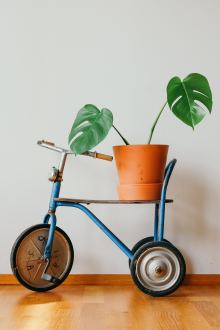
#> input picture pic/bicycle.jpg, 220 x 330 px, found by its file name
$ python '图像饱和度调整.py'
#> lines starting #> are read from the running program, lines starting #| are printed output that depends on the picture
import cv2
im=cv2.imread('bicycle.jpg')
#> im is the input picture: shape (330, 220, 3); mean B, G, R 155.8, 173.2, 184.7
cv2.imshow('init',im)
cv2.waitKey(5)
row,col,channel=im.shape
#> row = 330; col = 220; channel = 3
increment=50
increment=increment/100
for i in range(row):
    for j in range(col):
        rgbmax=max(im[i][j][0],im[i][j][1],im[i][j][2])
        rgbmin=min(im[i][j][0],im[i][j][1],im[i][j][2])
        delta=(int(rgbmax)-int(rgbmin))/255
        if delta==0:
            continue
        value=(int(rgbmax)+int(rgbmin))/255*1.0
        l=value/2
        if l<0.5:
            s=delta/value
        else:
            if 2-value==0:
                s=10
            else:
                s=delta/(2-value)
        if increment>0:
            if increment+s>=1:
                alpha=s
            else:
                alpha=1-increment
            alpha=1/alpha-1;
            im[i][j][0]=im[i][j][0]+(im[i][j][0]-l*255)*alpha
            im[i][j][1] = im[i][j][1] + (im[i][j][1] - l * 255) * alpha
            im[i][j][2] = im[i][j][2] + (im[i][j][2] - l * 255) * alpha
        else:
            alpha=increment
            im[i][j][0]=l*255+(im[i][j][0]-l*255)*(1+alpha)
            im[i][j][1] = l * 255 + (im[i][j][1] - l * 255) * (1 + alpha)
            im[i][j][2] = l * 255 + (im[i][j][2] - l * 255) * (1 + alpha)
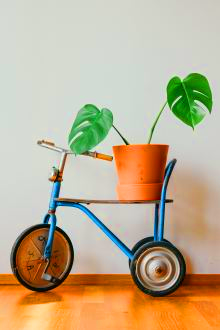
#> im: shape (330, 220, 3); mean B, G, R 145.7, 174.8, 190.9
cv2.imshow('result',im)
# cv2.namedWindow('result')
# cv2.createTrackbar('size','result',scale,4,contrast)
cv2.waitKey(0)

$ run again, with pic/animals.jpg copied over pic/bicycle.jpg
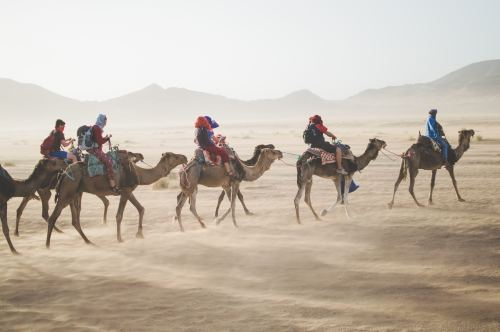
#> input picture pic/animals.jpg, 500 x 332 px, found by its file name
#> im is the input picture: shape (332, 500, 3); mean B, G, R 169.7, 182.6, 193.8
#> after the loop `for i in range(row):`:
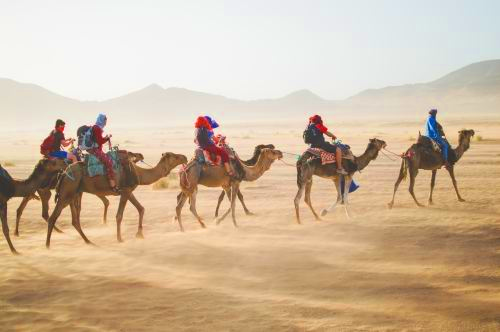
#> im: shape (332, 500, 3); mean B, G, R 157.5, 183.4, 205.6

$ run again, with pic/bird.jpg copied over pic/bicycle.jpg
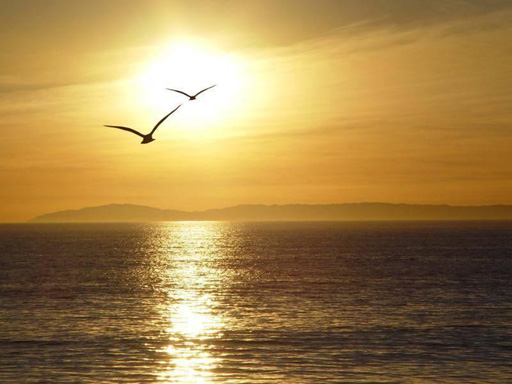
#> input picture pic/bird.jpg, 512 x 384 px, found by its file name
#> im is the input picture: shape (384, 512, 3); mean B, G, R 77.3, 132.3, 164.3
#> after the loop `for i in range(row):`:
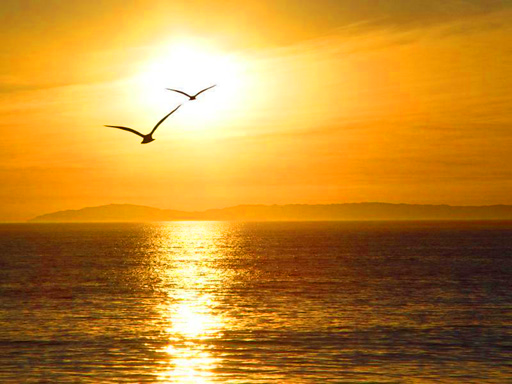
#> im: shape (384, 512, 3); mean B, G, R 48.8, 137.6, 192.5
